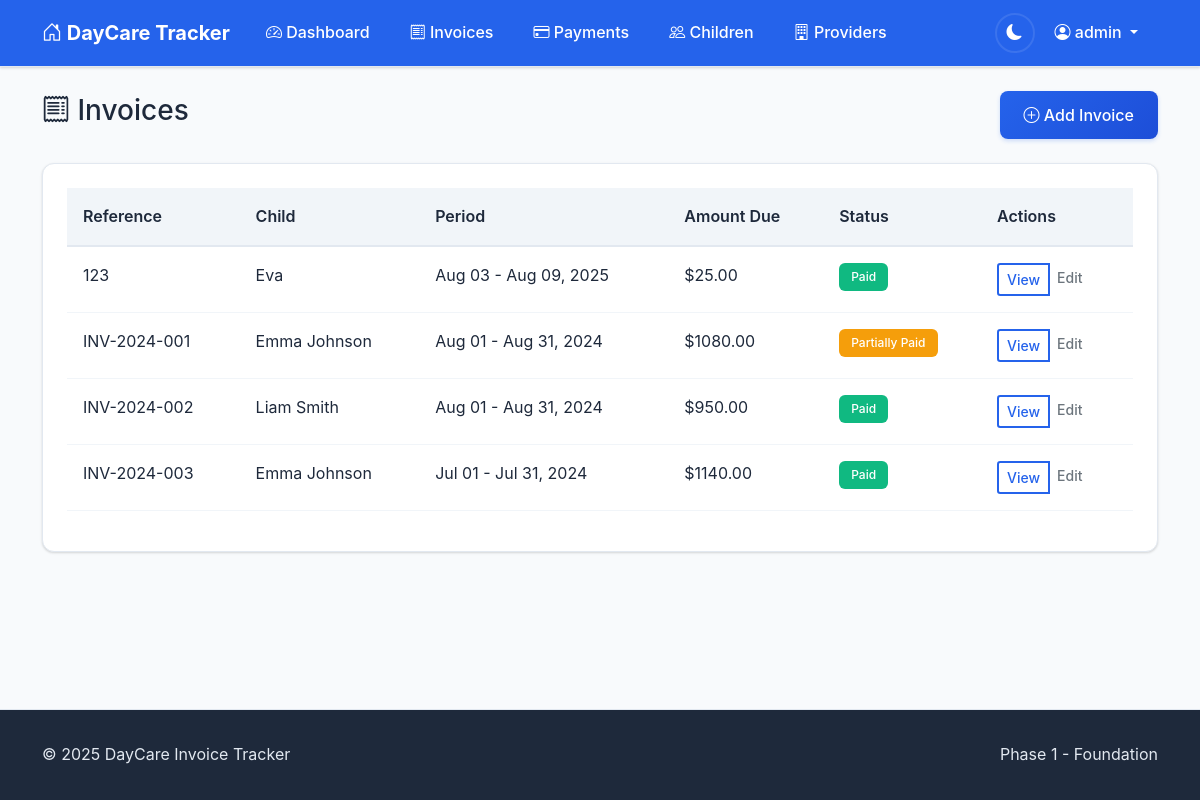
The page /invoices/ (signed in) on the database its author committed.
### accounts/models.py (models this page shows, shortened)
class CustomUser(AbstractUser):
    email = models.EmailField(unique=True)
    phone_number = models.CharField(max_length=15, blank=True)
    notification_preferences = models.JSONField(
        default=dict,
        help_text="User preferences for email/SMS notifications"
    )
    created_at = models.DateTimeField(auto_now_add=True)
    updated_at = models.DateTimeField(auto_now=True)

### invoices/models.py (models this page shows, shortened)
class Invoice(models.Model):
    PAYMENT_STATUS_CHOICES = [
        ('unpaid', 'Unpaid'),
        ('partial', 'Partially Paid'),
        ('paid', 'Paid'),
        ('overdue', 'Overdue'),
    ]
    child = models.ForeignKey(Child, on_delete=models.CASCADE, related_name='invoices')
    invoice_reference = models.CharField(max_length=50)
    period_start = models.DateField()
    period_end = models.DateField()
    issue_date = models.DateField()
    due_date = models.DateField(null=True, blank=True)
    original_amount = models.DecimalField(max_digits=10, decimal_places=2)
    discount_percentage = models.DecimalField(max_digits=5, decimal_places=2, default=Decimal('0.00'))
    discount_amount = models.DecimalField(max_digits=10, decimal_places=2, default=Decimal('0.00'))
    amount_due = models.DecimalField(max_digits=10, decimal_places=2)
    payment_status = models.CharField(max_length=10, choices=PAYMENT_STATUS_CHOICES, default='unpaid')
    fee_type = models.CharField(max_length=100, blank=True)
    pdf_file = models.FileField(upload_to='invoices/%Y/%m/', null=True, blank=True)
    extracted_from_email = models.BooleanField(default=False)
    email_message_id = models.CharField(max_length=255, blank=True)
    created_at = models.DateTimeField(auto_now_add=True)
    updated_at = models.DateTimeField(auto_now=True)
    class Meta:
        ordering = ['-issue_date']
        unique_together = ['child', 'invoice_reference']

class Child(models.Model):
    user = models.ForeignKey(User, on_delete=models.CASCADE, related_name='children')
    name = models.CharField(max_length=100)
    reference_number = models.CharField(max_length=20)
    date_of_birth = models.DateField(null=True, blank=True)
    daycare_provider = models.ForeignKey(DaycareProvider, on_delete=models.CASCADE, related_name='children')
    is_active = models.BooleanField(default=True)
    created_at = models.DateTimeField(auto_now_add=True)
    updated_at = models.DateTimeField(auto_now=True)
    class Meta:
        ordering = ['name']
        unique_together = ['user', 'reference_number', 'daycare_provider']

### invoices/views.py (the view)
# urls.py: path('invoices/', views.InvoiceListView.as_view(), name='invoice_list'),
class InvoiceListView(LoginRequiredMixin, ListView):
    model = Invoice
    template_name = 'invoices/invoice_list.html'
    context_object_name = 'invoices'
    paginate_by = 20
    def get_queryset(self):
        queryset = Invoice.objects.filter(
            child__user=self.request.user
        ).select_related(
            'child', 'child__daycare_provider'
        ).order_by('-issue_date')
        child_id = self.request.GET.get('child')
        if child_id:
            try:
                child_id = int(child_id)
                queryset = queryset.filter(child_id=child_id)
            except (ValueError, TypeError):
                pass
        status = self.request.GET.get('status')
        if status and status in ['paid', 'partial', 'unpaid', 'overdue']:
            queryset = queryset.filter(payment_status=status)
        return queryset

### templates/invoices/invoice_list.html (shortened to what this page needs)
{% extends 'base.html' %}
{% block page_header %}
<div class="d-flex justify-content-between align-items-center mb-4">
    <h1 class="h3">
        <i class="bi bi-receipt"></i>
        Invoices
    </h1>
    <a href="#" class="btn btn-primary">
        <i class="bi bi-plus-circle"></i>
        Add Invoice
    </a>
</div>
{% endblock %}
{% block content %}
<div class="card">
    <div class="card-body">
        {% if invoices %}
            <div class="table-responsive">
                <table class="table">
                    <thead>
                        <tr>
                            <th>Reference</th>
                            <th>Child</th>
                            <th>Period</th>
                            <th>Amount Due</th>
                            <th>Status</th>
                            <th>Actions</th>
                        </tr>
                    </thead>
                    <tbody>
                        {% for invoice in invoices %}
                        <tr>
                            <td>{{ invoice.invoice_reference }}</td>
                            <td>{{ invoice.child.name }}</td>
                            <td>{{ invoice.period_start|date:"M d" }} - {{ invoice.period_end|date:"M d, Y" }}</td>
                            <td>${{ invoice.amount_due|floatformat:2 }}</td>
                            <td>
                                <span class="badge badge-{{ invoice.payment_status }}">
                                    {{ invoice.get_payment_status_display }}
                                </span>
                            </td>
                            <td>
                                <div class="btn-group btn-group-sm">
                                    <a href="{% url 'invoices:invoice_detail' invoice.pk %}" class="btn btn-outline-primary">View</a>
                                    <a href="{% url 'invoices:invoice_edit' invoice.pk %}" class="btn btn-outline-secondary">Edit</a>
                                </div>
                            </td>
                        </tr>
                        {% endfor %}
                    </tbody>
                </table>
            </div>
        {% endif %}
    </div>
</div>
{% endblock %}

### templates/base.html (shortened to what this page needs)
<!DOCTYPE html>
<html lang="en">
<head>
    <link href="https://cdn.jsdelivr.net/npm/bootstrap@5.1.3/dist/css/bootstrap.min.css" rel="stylesheet">
    <link rel="stylesheet" href="https://cdn.jsdelivr.net/npm/bootstrap-icons@1.7.2/font/bootstrap-icons.css">
    {% load static %}
    <link href="{% static 'css/main.css' %}" rel="stylesheet">
</head>
<body class="d-flex flex-column min-vh-100">
    <nav class="navbar navbar-expand-lg navbar-dark bg-primary">
        <div class="container">
            <a class="navbar-brand" href="{% url 'invoices:dashboard' %}">
                <i class="bi bi-house-door"></i>
                DayCare Tracker
            </a>
            <div class="collapse navbar-collapse" id="navbarNav">
                {% if user.is_authenticated %}
                <ul class="navbar-nav me-auto">
                    <li class="nav-item">
                        <a class="nav-link" href="{% url 'invoices:dashboard' %}">
                            <i class="bi bi-speedometer2"></i>
                            Dashboard
                        </a>
                    </li>
                    <li class="nav-item">
                        <a class="nav-link" href="{% url 'invoices:invoice_list' %}">
                            <i class="bi bi-receipt"></i>
                            Invoices
                        </a>
                    </li>
                    <li class="nav-item">
                        <a class="nav-link" href="{% url 'invoices:payment_list' %}">
                            <i class="bi bi-credit-card"></i>
                            Payments
                        </a>
                    </li>
                    <li class="nav-item">
                        <a class="nav-link" href="{% url 'invoices:child_list' %}">
                            <i class="bi bi-people"></i>
                            Children
                        </a>
                    </li>
                    <li class="nav-item">
                        <a class="nav-link" href="{% url 'invoices:provider_list' %}">
                            <i class="bi bi-building"></i>
                            Providers
                        </a>
                    </li>
                </ul>
                <ul class="navbar-nav">
                    <li class="nav-item d-flex align-items-center">
                        <button class="theme-toggle" id="themeToggle" aria-label="Toggle dark mode" title="Toggle theme">
                            <i class="bi bi-sun-fill" id="themeIcon"></i>
                        </button>
                    </li>
                    <li class="nav-item dropdown">
                        <a class="nav-link dropdown-toggle" href="#" id="navbarDropdown" role="button" data-bs-toggle="dropdown">
                            <i class="bi bi-person-circle"></i>
                            {{ user.username }}
                        </a>
                    </li>
                </ul>
                {% endif %}
            </div>
        </div>
    </nav>
    <main class="flex-grow-1">
        <div class="container mt-4">
            {% block page_header %}{% endblock %}
            {% block content %}{% endblock %}
        </div>
    </main>
    <footer class="footer mt-auto">
        <div class="container">
            <div class="row">
                <div class="col-md-6">
                    <p class="mb-0">&copy; 2025 DayCare Invoice Tracker</p>
                </div>
                <div class="col-md-6 text-end">
                    <p class="mb-0">Phase 1 - Foundation</p>
                </div>
            </div>
        </div>
    </footer>
</body>
</html>

### static/css/main.css (style rules this page uses)
:root { --bs-primary: #2563eb; --bs-secondary: #64748b; --bs-success: #10b981; --bs-warning: #f59e0b; --bs-danger: #ef4444; --bs-info: #06b6d4; --bg-primary: #ffffff; --bg-secondary: #f8fafc; --bg-tertiary: #f1f5f9; --text-primary: #1e293b; --text-secondary: #64748b; --text-muted: #94a3b8; --border-color: #e2e8f0; --border-light: #f1f5f9; --card-bg: #ffffff; --card-border: #e2e8f0; --card-shadow: 0 1px 3px 0 rgba(0, 0, 0, 0.1), 0 1px 2px 0 rgba(0, 0, 0, 0.06); --card-shadow-hover: 0 10px 15px -3px rgba(0, 0, 0, 0.1), 0 4px 6px -2px rgba(0, 0, 0, 0.05); --navbar-bg: var(--bs-primary); --navbar-text: #ffffff; --navbar-hover: rgba(255, 255, 255, 0.1); --input-bg: #ffffff; --input-border: #d1d5db; --input-focus-border: var(--bs-primary); --input-focus-shadow: 0 0 0 3px rgba(37, 99, 235, 0.1); --stats-children: #8b5cf6; --stats-invoices: #06b6d4; --stats-paid: #10b981; --stats-outstanding: #f59e0b; --stats-overdue: #ef4444; --btn-primary-bg: var(--bs-primary); --btn-primary-hover: #1d4ed8; --btn-secondary-bg: #64748b; --btn-secondary-hover: #475569; --footer-bg: #1e293b; --footer-text: #e2e8f0; --transition-fast: 0.15s ease-in-out; --transition-medium: 0.3s ease-in-out; --transition-slow: 0.5s ease-in-out; }
* { transition: background-color var(--transition-fast), color var(--transition-fast), border-color var(--transition-fast), box-shadow var(--transition-fast); }
body { font-family: -apple-system, BlinkMacSystemFont, "Segoe UI", Roboto, "Helvetica Neue", Arial, "Noto Sans", sans-serif; background-color: var(--bg-secondary); color: var(--text-primary); line-height: 1.6; }
.navbar { background-color: var(--navbar-bg) !important; box-shadow: var(--card-shadow); border-bottom: 1px solid var(--border-color); }
.navbar-brand { font-weight: 700; font-size: 1.25rem; color: var(--navbar-text) !important; }
.navbar-nav .nav-link { color: var(--navbar-text) !important; font-weight: 500; padding: 0.75rem 1rem !important; border-radius: 0.375rem; margin: 0 0.25rem; transition: all var(--transition-fast); }
.theme-toggle { background: none; border: 2px solid var(--navbar-hover); color: var(--navbar-text); width: 40px; height: 40px; border-radius: 50%; display: flex; align-items: center; justify-content: center; transition: all var(--transition-fast); margin-left: 1rem; }
.card { background-color: var(--card-bg); border: 1px solid var(--card-border); border-radius: 0.75rem; box-shadow: var(--card-shadow); transition: all var(--transition-medium); overflow: hidden; }
.card-body { padding: 1.5rem; }
.btn { border-radius: 0.5rem; font-weight: 500; padding: 0.75rem 1.5rem; transition: all var(--transition-fast); border: none; }
.btn-primary { background: linear-gradient(135deg, var(--btn-primary-bg) 0%, var(--btn-primary-hover) 100%); color: white; box-shadow: 0 2px 4px rgba(37, 99, 235, 0.2); }
.btn-outline-primary { border: 2px solid var(--bs-primary); color: var(--bs-primary); background: transparent; }
.table { background-color: var(--card-bg); color: var(--text-primary); border-color: var(--border-color); }
.table th { background-color: var(--bg-tertiary); color: var(--text-primary); font-weight: 600; border-bottom: 2px solid var(--border-color); padding: 1rem; }
.table td { padding: 1rem; border-bottom: 1px solid var(--border-light); }
.badge { font-weight: 500; padding: 0.5rem 0.75rem; border-radius: 0.375rem; font-size: 0.75rem; }
.badge-partial { background-color: var(--stats-outstanding); color: white; }
.badge-paid { background-color: var(--stats-paid); color: white; }
.footer { background-color: var(--footer-bg); color: var(--footer-text); padding: 2rem 0; margin-top: 3rem; border-top: 1px solid var(--border-color); }
html { scroll-behavior: smooth; }

### rows shown on the page
CustomUser: username "admin"
Invoice: invoice_reference "123", child.name "Eva", period_start "Aug 03", period_end "Aug 09, 2025", amount_due "25.00", payment_status "Paid"
Invoice: invoice_reference "INV-2024-001", child.name "Emma Johnson", period_start "Aug 01", period_end "Aug 31, 2024", amount_due "1080.00", payment_status "Partially Paid"
Invoice: invoice_reference "INV-2024-002", child.name "Liam Smith", period_start "Aug 01", period_end "Aug 31, 2024", amount_due "950.00", payment_status "Paid"
Invoice: invoice_reference "INV-2024-003", child.name "Emma Johnson", period_start "Jul 01", period_end "Jul 31, 2024", amount_due "1140.00", payment_status "Paid"
